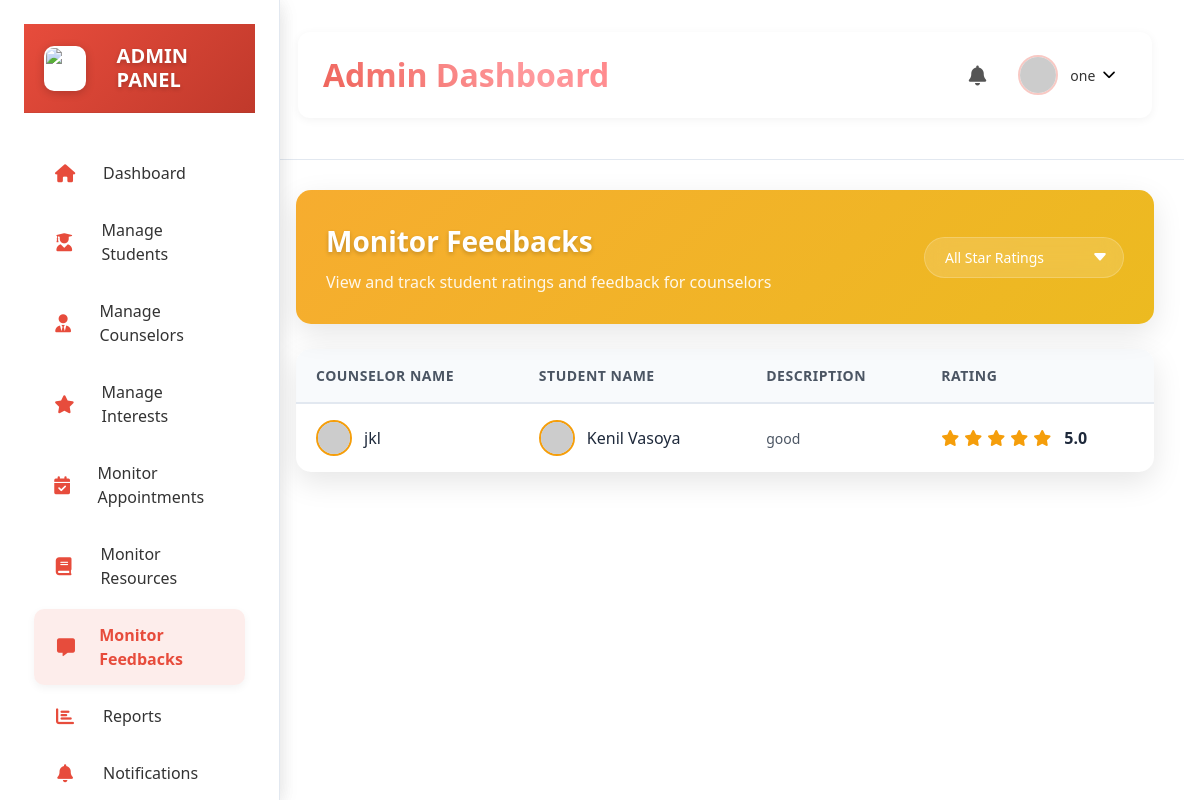
The app's page /monitor_feedbacks (signed in) with its own data.
### model.py (models this page shows)
class Feedback(db.Model):
    __tablename__ = 'feedbacks'
    id = db.Column(db.Integer, primary_key=True, autoincrement=True)
    counselor_id = db.Column(db.Integer, db.ForeignKey('counselors.id'), nullable=False)
    student_id = db.Column(db.Integer, db.ForeignKey('students.id'), nullable=False)
    rating = db.Column(db.Integer, nullable=False)
    feedback_text = db.Column(db.Text, nullable=False)
    created_at = db.Column(db.DateTime, nullable=False, default=datetime.now(timezone.utc))
    counselor = db.relationship('Counselor', back_populates='feedbacks')
    student = db.relationship('Student', back_populates='feedbacks')

class Counselor(db.Model):
    __tablename__ = 'counselors'
    id = db.Column(db.Integer, primary_key=True, autoincrement=True)
    full_name = db.Column(db.String(150), nullable=False)
    email = db.Column(db.String(150), unique=True, nullable=False)
    password = db.Column(db.String(255), nullable=False)
    contact_number = db.Column(db.String(15), nullable=False)
    specialization = db.Column(db.String(50), nullable=False)
    bio = db.Column(db.String(500), nullable=False)
    profile_picture = db.Column(db.String(255), nullable=True)
    interests = db.Column(db.Text, nullable=True)
    approval_status = db.Column(db.String(20), nullable=False, default='pending')
    verification_code = db.Column(db.Integer, nullable=False,default=0)
    created_at = db.Column(db.DateTime, nullable=False, default=datetime.now(timezone.utc))
    feedbacks = db.relationship('Feedback', back_populates='counselor')
    schedules = db.relationship('CounselorSchedule', back_populates='counselor', cascade="all, delete-orphan")

class Student(db.Model):
    __tablename__ = 'students'
    id = db.Column(db.Integer, primary_key=True, autoincrement=True)
    name = db.Column(db.String(100), nullable=False)
    email = db.Column(db.String(100), nullable=False, unique=True)
    contact_number = db.Column(db.String(15), nullable=False)
    password = db.Column(db.String(255), nullable=False)
    con_password = db.Column(db.String(255), nullable=False)
    interests = db.Column(db.Text, nullable=True)
    created_at = db.Column(db.DateTime, nullable=False, default=datetime.now(timezone.utc))
    feedbacks = db.relationship('Feedback', back_populates='student')

### app.py (the view, shortened to what this page needs)
@app.route('/monitor_feedbacks', methods=['GET'])
def monitor_feedbacks():
    rating = request.args.get('rating')
    if rating and rating.isdigit():
        feedbacks = Feedback.query.filter(Feedback.rating == int(rating)).all()
    else:
        feedbacks = Feedback.query.all()
    return render_template('admin/monitor_feedbacks.html', feedbacks=feedbacks, active_page='monitor_feedbacks')

### templates/admin/monitor_feedbacks.html (shortened to what this page needs)
{% extends 'admin/base.html' %}
{% block content %}
<div class="monitor-feedbacks-container">
    <div class="page-header">
        <div class="header-content">
            <h1>Monitor Feedbacks</h1>
            <p>View and track student ratings and feedback for counselors</p>
        </div>
        <div class="header-actions">
            <div class="filter-container">
                <select class="filter-select" id="rating-filter">
                    <option value="all">All Star Ratings</option>
                </select>
            </div>
        </div>
    </div>
    <div class="feedbacks-table-container">
        <table class="data-table">
            <thead>
                <tr>
                    <th>Counselor Name</th>
                    <th>Student Name</th>
                    <th>Description</th>
                    <th>Rating</th>
                </tr>
            </thead>
            <tbody id="feedback-table-body">
                {% for feedback in feedbacks %}
                <tr>
                    <td>
                        <div class="counselor-info">
                            <div class="avatar" data-initial="{{ feedback.counselor.full_name[0] }}">
                                <img src="https://ui-avatars.com/api/?name={{ feedback.counselor.full_name | urlencode }}&background=random&color=fff" alt="{{ feedback.counselor.full_name }}">
                            </div>
                            <span>{{ feedback.counselor.full_name }}</span>
                        </div>
                    </td>
                    <td>
                        <div class="student-info">
                            <div class="avatar" data-initial="{{ feedback.student.name[0] }}">
                                <img src="https://ui-avatars.com/api/?name={{ feedback.student.name | urlencode }}&background=random&color=fff" alt="{{ feedback.student.name }}">
                            </div>
                            <span>{{ feedback.student.name }}</span>
                        </div>
                    </td>
                    <td>
                        <div class="feedback-text">
                            {{ feedback.feedback_text }}
                        </div>
                    </td>
                    <td>
                        <div class="rating-stars">
                            {% for i in range(1, 6) %}
                                {% if i <= feedback.rating %}
                                    <i class="fas fa-star"></i>
                                {% else %}
                                    <i class="far fa-star"></i>
                                {% endif %}
                            {% endfor %}
                            <span class="rating-value">{{ feedback.rating }}.0</span>
                        </div>
                    </td>
                </tr>
                {% endfor %}
            </tbody>
        </table>
    </div>
</div>
{% endblock %}

### static/css/admin/base.css (style rules this page uses)
:root { --bg-primary-light: #ffffff; --bg-secondary-light: #f8fafc; --text-primary-light: #1e293b; --text-secondary-light: #64748b; --border-light: #e2e8f0; --primary-color: #4f46e5; --primary-hover: #4338ca; --success-color: #10b981; --warning-color: #f59e0b; --danger-color: #ef4444; --info-color: #3b82f6; --bg-primary-dark: #0f172a; --bg-secondary-dark: #1e293b; --text-primary-dark: #f8fafc; --text-secondary-dark: #94a3b8; --border-dark: #334155; }
* { margin: 0; padding: 0; box-sizing: border-box; }
body { font-family: -apple-system, BlinkMacSystemFont, 'Segoe UI', Roboto, Oxygen, Ubuntu, Cantarell, sans-serif; background-color: var(--bg-primary-light); color: var(--text-primary-light); line-height: 1.5; transition: background-color 0.3s, color 0.3s; }
.filter-select { padding: 0.5rem; border: 1px solid var(--border-light); border-radius: 8px; background-color: var(--bg-secondary-light); color: inherit; }
.data-table { width: 100%; border-collapse: collapse; }
.data-table th, .data-table td { padding: 1rem; text-align: left; border-bottom: 1px solid var(--border-light); }
.data-table th { background-color: var(--bg-primary-light); font-weight: 500; }

### templates/admin/sidebar.html (style rules this page uses)
* { margin: 0; padding: 0; box-sizing: border-box; font-family: 'Segoe UI', Tahoma, Geneva, Verdana, sans-serif; }
:root { --primary-color: #e74c3c; --primary-dark: #c0392b; --primary-light: #ff6b6b; --surface-color: #ffffff; --text-primary: #333333; --text-secondary: #666666; --border-color: rgba(0, 0, 0, 0.1); --card-shadow: 0 4px 20px rgba(0, 0, 0, 0.08); --transition-speed: 0.3s; }

### templates/admin/header.html (style rules this page uses)
* { margin: 0; padding: 0; box-sizing: border-box; font-family: 'Segoe UI', Tahoma, Geneva, Verdana, sans-serif; }

### records on screen
Feedback: counselor.full_name "jkl", student.name "Kenil Vasoya", feedback_text "good", rating "5"

### other values on screen
{{ session['admin_name'] }} "one"
